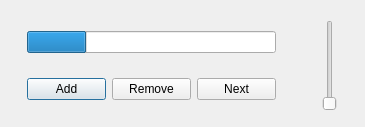
<?xml version="1.0" encoding="UTF-8"?>
<ui version="4.0">
 <class>Dialog</class>
 <widget class="QDialog" name="Dialog">
  <property name="geometry">
   <rect>
    <x>0</x>
    <y>0</y>
    <width>365</width>
    <height>127</height>
   </rect>
  </property>
  <property name="windowTitle">
   <string>Dialog</string>
  </property>
  <widget class="QSlider" name="verticalSlider">
   <property name="geometry">
    <rect>
     <x>320</x>
     <y>20</y>
     <width>20</width>
     <height>91</height>
    </rect>
   </property>
   <property name="orientation">
    <enum>Qt::Vertical</enum>
   </property>
  </widget>
  <widget class="QWidget" name="">
   <property name="geometry">
    <rect>
     <x>16</x>
     <y>20</y>
     <width>271</width>
     <height>91</height>
    </rect>
   </property>
   <layout class="QVBoxLayout" name="verticalLayout">
    <item>
     <widget class="QProgressBar" name="progressBar">
      <property name="value">
       <number>24</number>
      </property>
      <property name="textVisible">
       <bool>false</bool>
      </property>
     </widget>
    </item>
    <item>
     <spacer name="verticalSpacer">
      <property name="orientation">
       <enum>Qt::Vertical</enum>
      </property>
      <property name="sizeHint" stdset="0">
       <size>
        <width>20</width>
        <height>40</height>
       </size>
      </property>
     </spacer>
    </item>
    <item>
     <layout class="QHBoxLayout" name="horizontalLayout">
      <item>
       <widget class="QPushButton" name="pushButton_3">
        <property name="text">
         <string>Add</string>
        </property>
       </widget>
      </item>
      <item>
       <widget class="QPushButton" name="pushButton_2">
        <property name="text">
         <string>Remove</string>
        </property>
       </widget>
      </item>
      <item>
       <widget class="QPushButton" name="pushButton">
        <property name="text">
         <string>Next</string>
        </property>
       </widget>
      </item>
     </layout>
    </item>
   </layout>
  </widget>
 </widget>
 <layoutdefault spacing="6" margin="11"/>
 <resources/>
 <connections/>
</ui>
